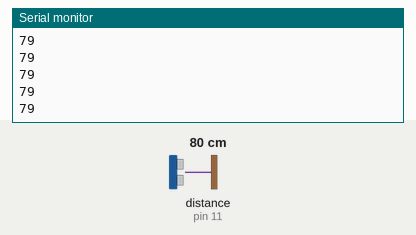
The sketch below on a simulated Arduino Uno, built with avr-gcc and run on an emulated ATmega328P. Parts: the last lines printed to the serial monitor. Wiring (inferred from the names in the program): ultrasonic range finder: trigger pin 12; echo pin 11. The test bench sets the inputs (shaded band); at power-on: distance to the obstacle (sensor on pin 11) 80 cm. The echo pulse lasts 58.3 µs per cm.

Above: at 1.2 s.
1.3 s: distance to the obstacle (sensor on pin 11) set to 2 cm
At 1.8 s:
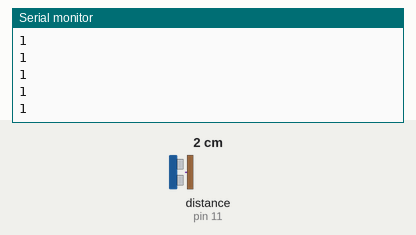
2.8 s: distance to the obstacle (sensor on pin 11) set to 4 cm
At 3.8 s:
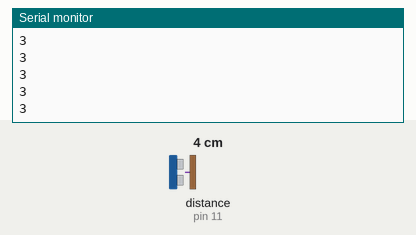
Timing chart, 0 to 5.8 s (numbered marks = the images above; inputs shaded):
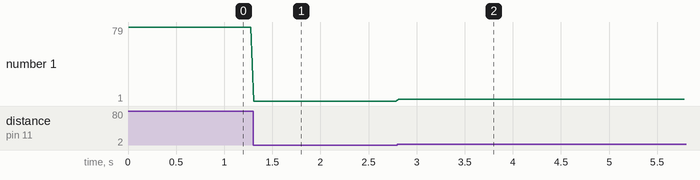

Measured:
- after the input at 1.3 s, the serial monitor: prints a new line at once (image 1)
- after the input at 2.8 s, the serial monitor: prints a new line at once (image 2)
- plotted number 1: 79 → 1 after the input at 1.3 s, 1 → 3 after the input at 2.8 s

The sketch:

arduino_handshake.ino
```cpp
#define TRIG_PIN 12
#define ECHO_PIN 11

void setup() {
  Serial.begin(115200);
  pinMode(TRIG_PIN, OUTPUT);
  pinMode(ECHO_PIN, INPUT);
}

void loop() {
  long duration, distance;
  digitalWrite(TRIG_PIN, LOW);
  delayMicroseconds(2);
  digitalWrite(TRIG_PIN, HIGH);
  delayMicroseconds(10);
  digitalWrite(TRIG_PIN, LOW);

  // Cap timeout so missed echoes do not block the loop for 1 second.
  duration = pulseIn(ECHO_PIN, HIGH, 30000);
  distance = (duration / 2) / 29.1; // Convert to cm

  if (distance > 0 && distance < 100) {
    Serial.println(distance);
  }

  delay(30); // Keep it fast for low latency
}
```
